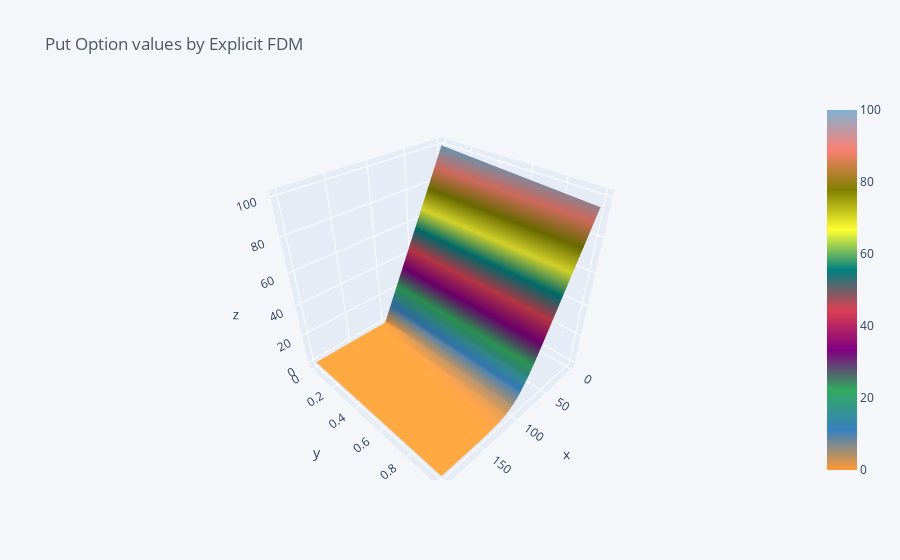

The notebook cell saved with this chart:
### Code cell
fdm_puts.iplot(kind='surface', title='Put Option values by Explicit FDM')

### Figure 1 — Plotly figure (JSON) as saved in the notebook; plotly's stock layout.template omitted (floating-point values rounded to 4 significant figures; data arrays with more than 128 entries replaced by an {"elided": "..."} marker saying what was removed)
{"data": [{"colorscale": [[0, "rgb(255, 153, 51)"], [0.1111, "rgb(55, 128, 191)"], [0.2222, "rgb(50, 171, 96)"], [0.3333, "rgb(128, 0, 128)"], [0.4444, "rgb(219, 64, 82)"], [0.5556, "rgb(0, 128, 128)"], [0.6667, "rgb(255, 255, 51)"], [0.7778, "rgb(128, 128, 0)"], [0.8889, "rgb(251, 128, 114)"], [1, "rgb(128, 177, 211)"]], "type": "surface", "x": [0, 10, 20, 30, 40, 50, 60, 70, 80, 90, 100, 110, 120, 130, 140, 150, 160, 170, 180, 190, 200], "y": [0, 0.06, 0.11, 0.17, 0.22, 0.28, 0.33, 0.39, 0.44, 0.5, 0.56, 0.61, 0.67, 0.72, 0.78, 0.83, 0.89, 0.94, 1], "z": {"elided": "19x21 float values"}}], "layout": {"legend": {"bgcolor": "#F5F6F9", "font": {"color": "#4D5663"}}, "paper_bgcolor": "#F5F6F9", "plot_bgcolor": "#F5F6F9", "title": {"font": {"color": "#4D5663"}, "text": "Put Option values by Explicit FDM"}, "xaxis": {"gridcolor": "#E1E5ED", "showgrid": true, "tickfont": {"color": "#4D5663"}, "title": {"font": {"color": "#4D5663"}, "text": ""}, "zerolinecolor": "#E1E5ED"}, "yaxis": {"gridcolor": "#E1E5ED", "showgrid": true, "tickfont": {"color": "#4D5663"}, "title": {"font": {"color": "#4D5663"}, "text": ""}, "zerolinecolor": "#E1E5ED"}}}
